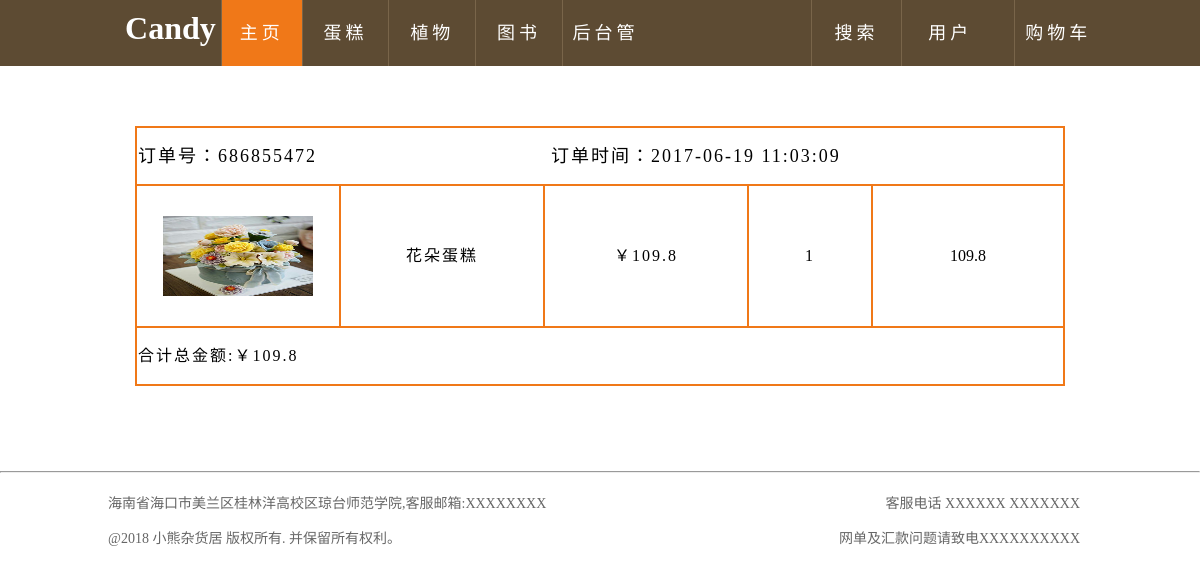
The page /shop/order.php (signed in) on the database its author committed.
### tables this page shows
CREATE TABLE IF NOT EXISTS `customer` (
  `c_name` varchar(30) NOT NULL COMMENT '用户名',
  `c_pass` varchar(30) NOT NULL COMMENT '密码',
  `c_header` varchar(30) NOT NULL COMMENT '头像',
  `c_phone` varchar(15) NOT NULL COMMENT '电话号码',
  `c_question` varchar(30) NOT NULL COMMENT '问题提示',
  `c_answer` varchar(30) NOT NULL COMMENT '问题答案',
  `c_address` varchar(50) DEFAULT NULL COMMENT '地址',
  `c_email` varchar(50) NOT NULL COMMENT '邮箱',
  PRIMARY KEY (`c_name`)
);

CREATE TABLE IF NOT EXISTS `orderdetails` (
  `order_id` char(10) NOT NULL COMMENT '订单号',
  `p_id` char(10) NOT NULL COMMENT '商品编号',
  `p_price` float NOT NULL COMMENT '价格',
  `p_number` int(4) NOT NULL COMMENT '数量',
  PRIMARY KEY (`order_id`,`p_id`)
);

CREATE TABLE IF NOT EXISTS `orders` (
  `order_id` char(10) NOT NULL COMMENT '编号',
  `order_address` varchar(200) NOT NULL COMMENT '地址',
  `order_phone` varchar(50) NOT NULL COMMENT '邮箱',
  `order_user` varchar(30) NOT NULL COMMENT '订购者',
  `order_time` datetime NOT NULL COMMENT '订购时间',
  `order_sum` float NOT NULL COMMENT '总价值',
  PRIMARY KEY (`order_id`),
  KEY `order_user` (`order_user`)
);

CREATE TABLE IF NOT EXISTS `product` (
  `p_type` char(10) NOT NULL COMMENT '商品类型',
  `p_id` varchar(10) NOT NULL COMMENT '商品编号',
  `p_name` varchar(40) NOT NULL COMMENT '商品名称',
  `p_price` float NOT NULL COMMENT '商品价格',
  `p_quantity` int(4) NOT NULL COMMENT '商品数量',
  `p_image` varchar(100) NOT NULL COMMENT '商品图片',
  `p_description` varchar(2000) NOT NULL COMMENT '描述信息',
  `p_time` datetime DEFAULT NULL COMMENT '添加时间',
  `p_is_discount` int(4) DEFAULT NULL COMMENT '是否是打折商品',
  `p_discount` float DEFAULT NULL COMMENT '折扣',
  PRIMARY KEY (`p_id`),
  KEY `p_type` (`p_type`)
);

### shop/order.php (the view, shortened to what this page needs)
<!DOCTYPE html PUBLIC "-//W3C//DTD XHTML 1.0 Transitional//EN" "http://www.w3.org/TR/xhtml1/DTD/xhtml1-transitional.dtd">
<html xmlns="http://www.w3.org/1999/xhtml">
<head>
<link rel="stylesheet" type="text/css" href="../CSS/index.css" />
</head>
<body>
<?php
        if(!isset($_SESSION['n']))
        {
            include("head.php");
        }else{
            include("head2.php");
        }
?>
<table width="930" height="260" style="margin:auto; margin-top:60px;" border="1" cellspacing="0" bordercolor="#F07818">
 		<?php
			$u=$_SESSION['n'];
        	$sql="select * from orders,orderdetails,product where orders.order_id=orderdetails.order_id and product.p_id=orderdetails.p_id and order_user='$u' ";
			$rs=mysql_query($sql);
			while($result1=mysql_fetch_array($rs)){
		?>
    	<tr>
        	<td style="height:30px; line-height:30px; font-size:18px; letter-spacing:2px;" colspan="6">订单号：<?php echo $result1["order_id"];?>&nbsp;&nbsp;&nbsp;&nbsp;&nbsp;&nbsp;&nbsp;&nbsp;&nbsp;&nbsp;&nbsp;&nbsp;&nbsp;&nbsp;&nbsp;&nbsp;&nbsp;&nbsp;&nbsp;&nbsp;&nbsp;&nbsp;&nbsp;&nbsp;&nbsp;&nbsp;&nbsp;&nbsp;&nbsp;&nbsp;&nbsp;&nbsp;&nbsp;&nbsp;&nbsp;&nbsp;订单时间：<?php echo $result1["order_time"];?></td>
        </tr>
      <tr style="text-align:center;">
        	<td style="height:50px; line-height:50px; width:200px; letter-spacing:2px; text-align:center; font-size:16px;"><img width="150" height="80" src="<?php echo $result1["p_image"];?>" /></td>
            <td style="height:50px; line-height:50px; width:200px; letter-spacing:2px; text-align:center; font-size:16px;"><?php echo $result1["p_name"];?></td>
            <td style="height:50px; line-height:50px; width:200px; letter-spacing:2px; text-align:center; font-size:16px;">￥<?php echo $result1["p_price"]*$result1["p_discount"];?></td>
            <td style="height:50px; line-height:50px; width:120px; letter-spacing:2px; text-align:center; font-size:16px;"><?php echo $result1["p_number"];?></td>
            <td><?php echo $result1["p_price"]*$result1["p_number"]*$result1["p_discount"];?></td>
        </tr>
        <tr>
        	<td style="height:30px; line-height:30px; width:150px; letter-spacing:2px; font-size:16px;" colspan="6">合计总金额:￥<?php echo $result1["order_sum"];?></td>
        </tr>
<?php
	}
?>
 </table>
<hr style="margin-top:85px;" />
<div id="footer3">
      <div class="foot-let">
          <li style="line-height:35px; height:35px; color:#666; font-size:14px; margin-left:8px;">海南省海口市美兰区桂林洋高校区琼台师范学院,客服邮箱:XXXXXXXX</li>
            <li style="line-height:35px; height:35px; color:#666; font-size:14px; margin-left:8px;">@<?php echo date("Y");?> 小熊杂货居 版权所有. 并保留所有权利。</li>
        </div>
        <div class="foot-rit">
          <li style="line-height:35px; height:35px; color:#666; font-size:14px;">客服电话 XXXXXX  XXXXXXX</li>
            <li style="line-height:35px; height:35px; color:#666; font-size:14px;">网单及汇款问题请致电XXXXXXXXXX</li>
        </div>
    </div>
</body>
</html>

### shop/head2.php (shortened to what this page needs)
<?php
	$n=$_SESSION["n"];
	$sql="select * from customer where c_name='$n' ";
	$rs=mysql_query($sql);
	while($result=mysql_fetch_array($rs))
	{
?>
<div id="main">
     <div id="navbar">
    	<div class="container">
            <div class="Left">
                <div id="Candy">
                    <h1 class="candy">Candy</h1>
                </div>
                <ul>
                	<li style="width:14%;background:#F07818"><a href="index.php">主页</a></li>
                    <li><a href="dangao.php">蛋糕</a></li>
                    <li><a href="zhiwu.php">植物</a></li>
                    <li><a href="tushu.php">图书</a></li>
                    <li><a href="../admin/adminlogin.php">后台管理</a></li>
                </ul>
            </div>
            <div class="Right">
<form id="form1" name="form1" method="post" action="search_res.php">
                <div class="serch">
                	<a id="_s">搜索</a>
                </div>
</form>
                <div class="yonghu">
                	<a id="_a">用户</a>
                </div>
                <div class="gouwuche">
                	<a href="mycart.php">购物车</a>
                </div>
            </div>
    	</div>
    </div>
<?php
	}
?>

### CSS/index.css (style rules this page uses)
body,ul,li { padding:0; margin:0; }
#main { width:100%; height:200px; }
#navbar { width:100%; height:66px; background:#5D4B33; }
.container { width:80%; height:66px; margin:auto; }
.Left { width:70%; height:66px; float:left; }
#Candy { width:15%; height:66px; float:left; }
.candy { margin-top:10px; text-align:center; color:#FFF; }
.Left ul { margin-left:15%; height:66px; width:85%; }
.Left ul li { height:66px; display:block; float:left; letter-spacing:2px; border-left:1px solid #79654A; width:15%; }
.Left li a { width:100%; height:66px; display:block; text-align:center; line-height:66px; font-weight:500; text-decoration:none; color:#FFF; font-size:18px; letter-spacing:4px; font-family:"黑体"; }
.Right { float:right; height:66px; width:28%; }
.Right a { width:100%; height:66px; display:block; text-align:center; line-height:66px; color:#FFF; font-size:18px; font-weight:500; letter-spacing:4px; text-decoration:none; }
.serch { width:33%; height:66px; float:left; border-left:1px solid #79654A; }
.yonghu { width:36%; height:66px; float:left; border-left:1px solid #79654A; }
.gouwuche { width:32%; height:66px; float:left; position:relative;; margin-left:203px; margin-top:-66px; border-left:1px solid #79654A; }
.foot-let { width:500px; height:80px; margin-top:5px; margin-left:100px; list-style:none; float:left; }
.foot-rit { width:300px; height:80px; float:right; margin-right:120px; margin-top:5px; list-style:none; text-align:right; }

### rows shown on the page
orderdetails: order "686855472", order.order_time "2017-06-19 11:03:09", p.p_image (picture), p.p_name "花朵蛋糕", $result1['p_price']*$result1['p_discount'] "109.8", p_number "1", $result1["p_price"]*$result1["p_number"]*$result1["p_discount"] "109.8", order.order_sum "109.8"
